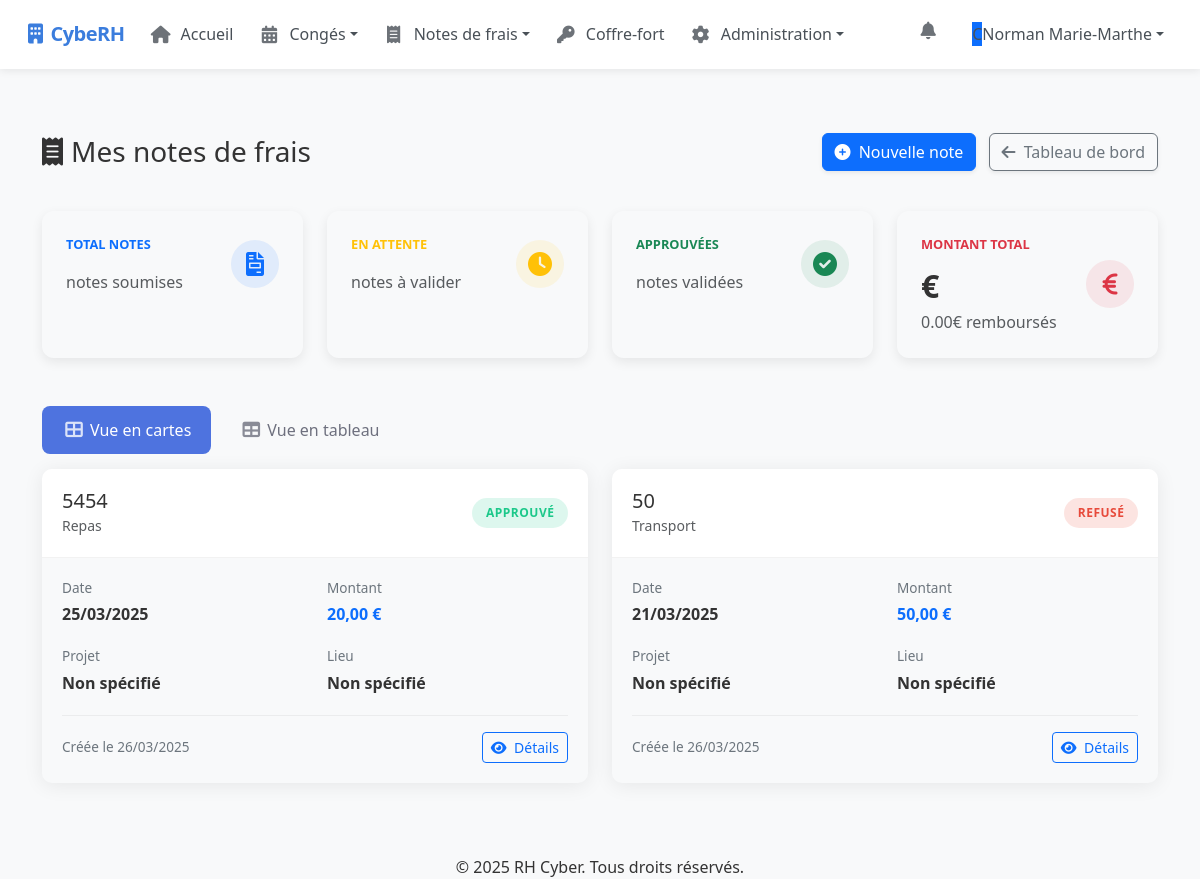
The page /my-expenses/ (signed in) on the database as committed earlier.
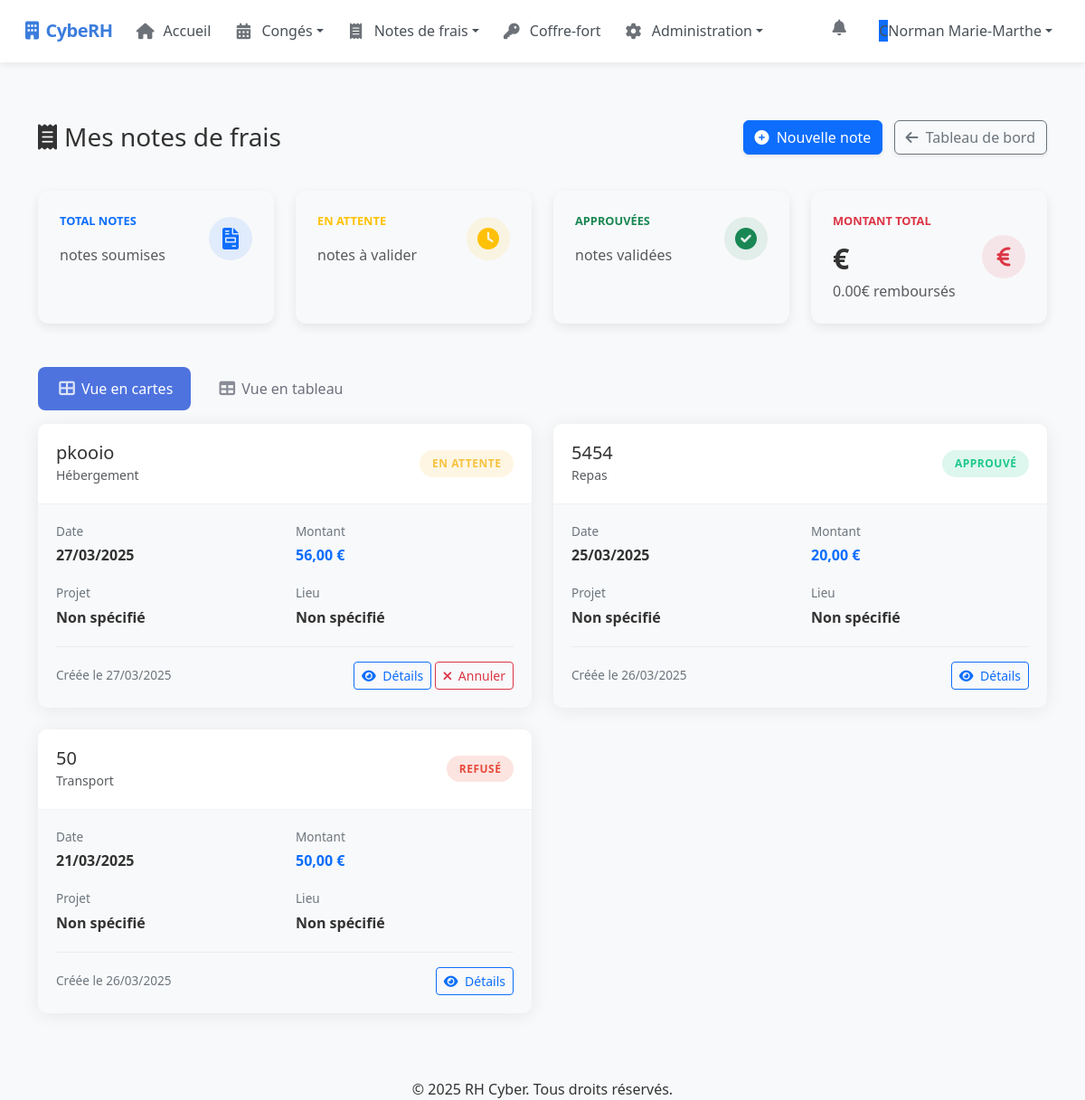
The same page on the database as committed later.
### rh_management/models.py (models this page shows, shortened)
class ExpenseReport(models.Model):
    STATUS_CHOICES = (
        ('pending', 'En attente'),
        ('approved', 'Approuvé'),
        ('rejected', 'Refusé')
    )
    EXPENSE_TYPE_CHOICES = (
        ('transport', 'Transport'),
        ('meal', 'Repas'),
        ('accommodation', 'Hébergement'),
        ('supplies', 'Fournitures'),
        ('communication', 'Communication'),
        ('representation', 'Frais de représentation'),
        ('other', 'Autre')
    )
    user = models.ForeignKey(User, on_delete=models.CASCADE, related_name='expense_reports')
    date = models.DateField()
    description = models.CharField(max_length=255)
    amount = models.DecimalField(max_digits=10, decimal_places=2)
    vat = models.DecimalField(max_digits=5, decimal_places=2, default=0)
    expense_type = models.CharField(max_length=20, choices=EXPENSE_TYPE_CHOICES, default='other')
    project = models.CharField(max_length=100, blank=True, null=True)  # Rendu optionnel
    location = models.CharField(max_length=100, blank=True, null=True)  # Rendu optionnel
    receipt = models.FileField(upload_to='expense_receipts/', blank=True, null=True)  # Pour le champ du formulaire
    attachment = models.FileField(upload_to='expense_attachments/', blank=True, null=True)  # Rendu optionnel
    status = models.CharField(max_length=10, choices=STATUS_CHOICES, default='pending')
    created_at = models.DateTimeField(auto_now_add=True)
    updated_at = models.DateTimeField(auto_now=True)
    refacturable = models.BooleanField(default=False)
    comment = models.TextField(blank=True, null=True)  # Pour les commentaires d'approbation/rejet
    class Meta:
        ordering = ['-created_at']

### rh_management/views/expense_views.py (the view, shortened to what this page needs)
# urls.py: path("my-expenses/", my_expenses_view, name="my_expenses"),  # Modification de l'URL name
@login_required
def my_expenses_view(request):
    expenses = ExpenseReport.objects.filter(user=request.user).order_by('-created_at')
    is_admin = request.user.is_superuser
    is_rh = request.user.is_staff
    is_encadrant = request.user.groups.filter(name='Encadrant').exists()
    new_leave_requests_count = 0
    new_expense_reports_count = 0
    new_kilometric_expenses_count = 0
    if is_admin or is_rh or is_encadrant:
        if is_admin or is_rh:
            new_leave_requests_count = LeaveRequest.objects.filter(status='pending').count()
            new_expense_reports_count = ExpenseReport.objects.filter(status='pending').count()
            new_kilometric_expenses_count = KilometricExpense.objects.filter(status='pending').count()
    context = {
        'expenses': expenses,
        'is_admin': is_admin,
        'is_rh': is_rh,
        'is_encadrant': is_encadrant,
        'new_leave_requests_count': new_leave_requests_count,
        'new_expense_reports_count': new_expense_reports_count,
        'new_kilometric_expenses_count': new_kilometric_expenses_count,
    }
    return render(request, 'rh_management/my_expenses.html', context)

### templates/rh_management/my_expenses.html (shortened to what the changed rows need)
{% extends "base.html" %}
{% block content %}
<div class="container py-4">
    <div class="d-sm-flex align-items-center justify-content-between expense-header">
        <h1 class="h3 mb-0 text-gray-800"><i class="fas fa-receipt me-2"></i>Mes notes de frais</h1>
    </div>
    <div class="tab-content" id="expensesTabContent">
        <div class="tab-pane fade show active" id="card-view" role="tabpanel" aria-labelledby="card-view-tab">
            {% if expenses %}
                <div class="row">
                    {% for expense in expenses %}
                        <div class="col-lg-6 slide-up" style="animation-delay: {{ forloop.counter0|divisibleby:2 }}0ms">
                            <div class="expense-card">
                                <div class="card-header">
                                    <div>
                                        <h5 class="card-title mb-0">{{ expense.description }}</h5>
                                        <span class="text-muted small">{{ expense.get_expense_type_display }}</span>
                                    </div>
                                    <span class="status-badge status-{{ expense.status }}">{{ expense.get_status_display }}</span>
                                </div>
                                <div class="card-body">
                                    <div class="row">
                                        <div class="col-md-6">
                                            <div class="expense-details">
                                                <div class="detail-label">Date</div>
                                                <div class="detail-value">{{ expense.date|date:"d/m/Y" }}</div>
                                            </div>
                                        </div>
                                        <div class="col-md-6">
                                            <div class="expense-details">
                                                <div class="detail-label">Montant</div>
                                                <div class="detail-value text-primary">{{ expense.amount|floatformat:2 }} €</div>
                                            </div>
                                        </div>
                                    </div>
                                    <div class="row">
                                        <div class="col-md-6">
                                            <div class="expense-details">
                                                <div class="detail-label">Projet</div>
                                                <div class="detail-value">{{ expense.project|default:"Non spécifié" }}</div>
                                            </div>
                                        </div>
                                        <div class="col-md-6">
                                            <div class="expense-details">
                                                <div class="detail-label">Lieu</div>
                                                <div class="detail-value">{{ expense.location|default:"Non spécifié" }}</div>
                                            </div>
                                        </div>
                                    </div>
                                    <div class="expense-actions">
                                        <span class="created-date">Créée le {{ expense.created_at|date:"d/m/Y" }}</span>
                                        <div>
                                            <button type="button" class="btn btn-sm btn-outline-primary view-expense"
                                                    data-bs-toggle="modal"
                                                    data-bs-target="#viewExpenseModal"
                                                    data-id="{{ expense.id }}"
                                                    data-description="{{ expense.description }}"
                                                    data-amount="{{ expense.amount|floatformat:2 }}"
                                                    data-date="{{ expense.date|date:'d/m/Y' }}"
                                                    data-type="{{ expense.get_expense_type_display }}"
                                                    data-vat="{{ expense.vat|default:'0' }}"
                                                    data-project="{{ expense.project|default:'Non spécifié' }}"
                                                    data-location="{{ expense.location|default:'Non spécifié' }}"
                                                    data-status="{{ expense.get_status_display }}"
                                                    data-status-code="{{ expense.status }}"
                                                    data-refacturable="{{ expense.refacturable|yesno:'Oui,Non' }}"
                                                    data-created-at="{{ expense.created_at|date:'d/m/Y H:i' }}"
                                                    data-comment="{{ expense.comment|default:'' }}"
                                                    data-has-receipt="{{ expense.receipt|yesno:'true,false' }}"
                                                    data-has-attachment="{{ expense.attachment|yesno:'true,false' }}"
                                                    {% if expense.receipt %}data-receipt-url="{{ expense.receipt.url }}"{% endif %}
                                                    {% if expense.attachment %}data-attachment-url="{{ expense.attachment.url }}"{% endif %}>
                                                <i class="fas fa-eye me-1"></i> Détails
                                            </button>
                                            {% if expense.status == 'pending' %}
                                                <a href="{% url 'cancel_expense' expense.id %}" class="btn btn-sm btn-outline-danger"
                                                   onclick="return confirm('Êtes-vous sûr de vouloir annuler cette note de frais ?')">
                                                    <i class="fas fa-times me-1"></i> Annuler
                                                </a>
                                            {% endif %}
                                        </div>
                                    </div>
                                </div>
                            </div>
                        </div>
                    {% endfor %}
                </div>
            {% endif %}
        </div>
    </div>
</div>
{% endblock %}

Rows that differ between the two databases and show on the page:
added ExpenseReport: description "pkooio", expense_type "Hébergement", status "EN ATTENTE", date "27/03/2025", amount "56,00", project "Non spécifié", location "Non spécifié", created_at "27/03/2025", shows "Annuler"
